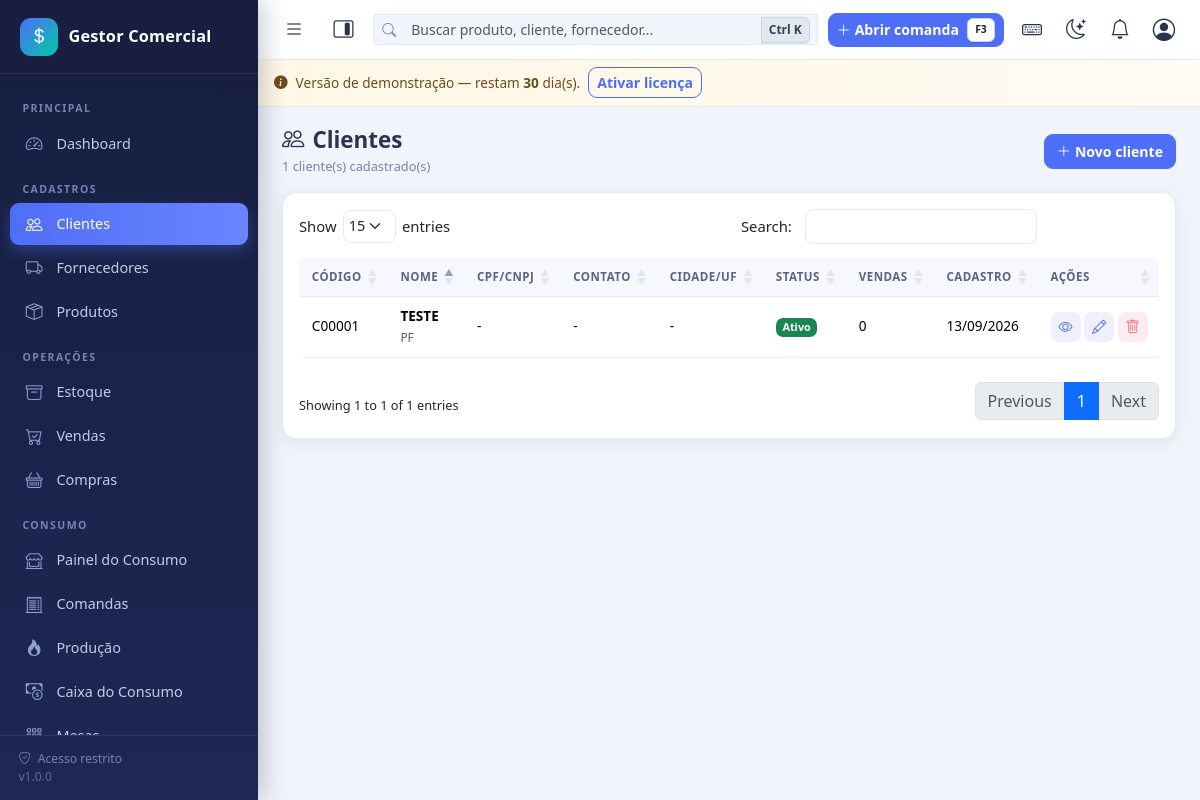
The page /clientes/index.php (signed in) on the database its author committed.
### tables this page shows
CREATE TABLE `clientes` (
  `id` int(11) NOT NULL,
  `codigo` varchar(20) DEFAULT NULL,
  `tipo` enum('FISICA','JURIDICA') NOT NULL DEFAULT 'FISICA',
  `nome` varchar(150) NOT NULL,
  `nome_fantasia` varchar(150) DEFAULT NULL,
  `documento` varchar(20) DEFAULT NULL,
  `inscricao_estadual` varchar(30) DEFAULT NULL,
  `nascimento` date DEFAULT NULL,
  `email` varchar(120) DEFAULT NULL,
  `telefone` varchar(20) DEFAULT NULL,
  `celular` varchar(20) DEFAULT NULL,
  `cep` varchar(10) DEFAULT NULL,
  `endereco` varchar(150) DEFAULT NULL,
  `numero` varchar(15) DEFAULT NULL,
  `complemento` varchar(80) DEFAULT NULL,
  `bairro` varchar(80) DEFAULT NULL,
  `cidade` varchar(80) DEFAULT NULL,
  `estado` char(2) DEFAULT NULL,
  `observacoes` text DEFAULT NULL,
  `status` tinyint(1) NOT NULL DEFAULT 1,
  `criado_em` datetime NOT NULL DEFAULT current_timestamp()
);

### config/database.php (called while the page is built, shortened)
<?php
function db(): PDO
{
    static $pdo = null;
    if ($pdo === null) {
        $dsn = 'mysql:host=' . DB_HOST . ';dbname=' . DB_NAME . ';charset=' . DB_CHARSET;
        try {
            $pdo = new PDO($dsn, DB_USER, DB_PASS, [
                PDO::ATTR_ERRMODE            => PDO::ERRMODE_EXCEPTION,
                PDO::ATTR_DEFAULT_FETCH_MODE => PDO::FETCH_ASSOC,
                PDO::ATTR_EMULATE_PREPARES   => false,
            ]);
        } catch (PDOException $e) {
            error_log('[BANCO] Falha de conexão: ' . $e->getMessage());
            http_response_code(500);
            if (defined('DEV_MODE') && DEV_MODE) {
                exit('Falha na conexão com o banco de dados. Verifique se o MySQL/MariaDB está ativo e se os dados em config/config.php estão corretos.');
            }
            exit('Serviço temporariamente indisponível.');
        }
    }
    return $pdo;
}

### config/auth.php (called while the page is built, shortened)
<?php
function usuario_atual(): ?array
{
    static $usuario = null;
    static $carregado = false;
    if ($carregado) {
        return $usuario;
    }
    $carregado = true;
    try {
        $stmt = db()->prepare('SELECT * FROM usuarios WHERE id = ? LIMIT 1');
        $stmt->execute([(int)$_SESSION['user_id']]);
        $linha = $stmt->fetch();
        $usuario = $linha;
    } catch (Throwable $e) {
        erro_banco($e, 'usuario_atual');
    }
    return $usuario;
}
function exigir_login(): void
{
    if (!usuario_atual()) {
        if (is_ajax()) {
            json_resposta(false, 'Sessão expirada. Faça login novamente.', null, 401);
        }
        flash('warning', 'Faça login para acessar o sistema.');
        redirecionar('login/index.php');
    }
}
function permissao_carregadas(): array
{
    $usuario = usuario_atual();
    $permitidas = [];
    try {
        $chaves = [];
        if ((int)$usuario['is_admin'] === 1) {
            $stmt = db()->query('SELECT chave FROM permissoes');
            foreach ($stmt->fetchAll() as $l) {
                $chaves[] = $l['chave'];
            }
            return $permitidas = array_flip($chaves);
        }
        $permitidas = array_flip(array_unique($chaves));
    } catch (Throwable $e) {
        erro_banco($e, 'permissao_carregadas');
    }
    return $permitidas;
}
function tem_permissao(string $chave): bool
{
    $usuario = usuario_atual();
    if ((int)$usuario['is_admin'] === 1) {
        return true;
    }
    return array_key_exists($chave, permissao_carregadas());
}

### includes/functions.php (called while the page is built, shortened)
<?php
function e($valor): string
{
    return htmlspecialchars((string)$valor, ENT_QUOTES, 'UTF-8');
}
function url(string $caminho = ''): string
{
    return BASE_URL . '/' . ltrim($caminho, '/');
}
function formatar_data($data): string
{
    $ts = is_numeric($data) ? (int)$data : strtotime((string)$data);
    return $ts ? date('d/m/Y', $ts) : '';
}

### clientes/index.php (the view, shortened to what this page needs)
<?php
exigir_login();
$stmt = db()->query(
    'SELECT c.*,
            (SELECT COUNT(*) FROM vendas v WHERE v.cliente_id = c.id AND v.status = "FINALIZADA") AS total_vendas
       FROM clientes c ORDER BY c.nome'
);
$clientes = $stmt->fetchAll();
include INC . 'header.php';
?>
<div class="page-header">
    <div>
        <h1><i class="bi bi-people me-2"></i>Clientes</h1>
        <span class="subtitulo"><?= count($clientes) ?> cliente(s) cadastrado(s)</span>
    </div>
    <?php if (tem_permissao('clientes_criar')): ?>
    <a href="<?= url('clientes/form.php') ?>" class="btn btn-primary"><i class="bi bi-plus-lg me-1"></i>Novo cliente</a>
    <?php endif; ?>
</div>
<div class="card">
    <div class="card-body">
        <div class="table-responsive">
            <table class="table table-hover table-geral" data-ordem="1">
                <thead>
                    <tr>
                        <th>Código</th>
                        <th>Nome</th>
                        <th>CPF/CNPJ</th>
                        <th>Contato</th>
                        <th>Cidade/UF</th>
                        <th>Status</th>
                        <th>Vendas</th>
                        <th>Cadastro</th>
                        <th class="no-print">Ações</th>
                    </tr>
                </thead>
                <tbody>
                    <?php foreach ($clientes as $c): ?>
                    <tr>
                        <td><?= e($c['codigo'] ?: '-') ?></td>
                        <td>
                            <div class="fw-semibold"><?= e($c['nome']) ?></div>
                            <small class="text-muted"><?= e($c['nome_fantasia'] ?: ($c['tipo'] === 'JURIDICA' ? 'PJ' : 'PF')) ?></small>
                        </td>
                        <td><?= e($c['documento'] ?: '-') ?></td>
                        <td>
                            <?= e($c['celular'] ?: $c['telefone'] ?: '-') ?>
                        </td>
                        <td>
                            <?= e($c['cidade'] ?: '-') ?><?= $c['estado'] ? '/'.e($c['estado']) : '' ?>
                        </td>
                        <td><?= (int)$c['status'] === 1 ? '<span class="badge bg-success">Ativo</span>' : '<span class="badge bg-secondary">Inativo</span>' ?></td>
                        <td><?= (int)$c['total_vendas'] ?></td>
                        <td><?= formatar_data($c['criado_em']) ?></td>
                        <td class="text-nowrap">
                            <a href="<?= url('clientes/ver.php?id=' . (int)$c['id']) ?>" class="acao-btn btn-soft" data-bs-toggle="tooltip" title="Ver ficha e histórico"><i class="bi bi-eye"></i></a>
                            <?php if (tem_permissao('clientes_editar')): ?>
                            <a href="<?= url('clientes/form.php?id=' . (int)$c['id']) ?>" class="acao-btn btn-soft" data-bs-toggle="tooltip" title="Editar"><i class="bi bi-pencil"></i></a>
                            <?php endif; ?>
                            <?php if (tem_permissao('clientes_excluir')): ?>
                            <form id="excluirCliente<?= (int)$c['id'] ?>" action="<?= url('clientes/excluir.php') ?>" method="post" class="d-inline">
                                <button type="submit" class="acao-btn btn-soft-danger excluir-cliente" data-bs-toggle="tooltip" title="Excluir"><i class="bi bi-trash"></i></button>
                            </form>
                            <?php endif; ?>
                        </td>
                    </tr>
                    <?php endforeach; ?>
                </tbody>
            </table>
        </div>
    </div>
</div>
<?php include INC . 'footer.php'; ?>

### assets/css/app.css (style rules this page uses)
:root { --sidebar-w: 258px; --sidebar-bg: linear-gradient(180deg, #171e3f 0%, #1d2854 100%); --accent: #4f6ef7; --accent-2: #00c9a7; --danger-soft: #ff6b81; --bg: #f1f4fa; --card-bg: #ffffff; --card-radius: 14px; --shadow: 0 4px 16px rgba(23, 30, 63, .07); --shadow-lg: 0 10px 30px rgba(23, 30, 63, .12); --text: #2b3350; --muted: #7a84a3; --border: #e6eaf4; --topbar-bg: rgba(255, 255, 255, .92); }
* { box-sizing: border-box; }
html, body { height: 100%; }
body { font-family: "Segoe UI", system-ui, -apple-system, Roboto, Arial, sans-serif; background: var(--bg); color: var(--text); font-size: .925rem; overflow-x: hidden; }
a { text-decoration: none; }
.page-header { display: flex; flex-wrap: wrap; align-items: center; justify-content: space-between; gap: .6rem; margin-bottom: 1rem; }
.page-header h1 { font-size: 1.25rem; font-weight: 700; margin: 0; }
.page-header .subtitulo { color: var(--muted); font-size: .8rem; }
.card { border: 1px solid var(--border); border-radius: var(--card-radius); box-shadow: var(--shadow); background: #fff; }
.table-geral { width: 100% !important; font-size: .85rem; margin: 0 !important; }
.table-responsive { overflow-x: auto; -webkit-overflow-scrolling: touch; scrollbar-width: thin; }
.table-geral thead th { background: #f6f8fd; color: #5a6585; font-size: .72rem; text-transform: uppercase; letter-spacing: .5px; border-bottom: 1px solid var(--border); white-space: nowrap; padding: .65rem .8rem; }
.table-geral td { vertical-align: middle; padding: .6rem .8rem; border-color: #eef1f8; }
.btn { border-radius: 9px; font-size: .88rem; font-weight: 600; }
.btn-primary { background: var(--accent); border-color: var(--accent); }
.btn-soft { background: #eef1fb; border: 0; color: var(--accent); }
.btn-soft-danger { background: #fdecef; border: 0; color: var(--danger-soft); }
.acao-btn { width: 30px; height: 30px; display: inline-grid; place-items: center; border-radius: 8px; font-size: .9rem; }
.badge { font-size: .68rem; padding: .35em .6em; border-radius: 7px; font-weight: 600; }
@media (min-width: 992px) { .page-header h1 { font-size: 1.4rem; } }

### rows shown on the page
clientes: codigo "C00001", nome "TESTE", nome_fantasia+tipo "PF", documento "-", celular+telefone "-", cidade "-", status "Ativo", total_vendas "0", criado_em "13/09/2026"

### other values the page prints
$nomeEmpresa "Gestor Comercial"
$rotulo "Clientes"
$rotulo "Fornecedores"
$rotulo "Produtos"
$rotulo "Estoque"
$rotulo "Vendas"
$rotulo "Compras"
rotulo_consumo() "CONSUMO"
licenca_dias_restantes() "30"
count($clientes) "1"
